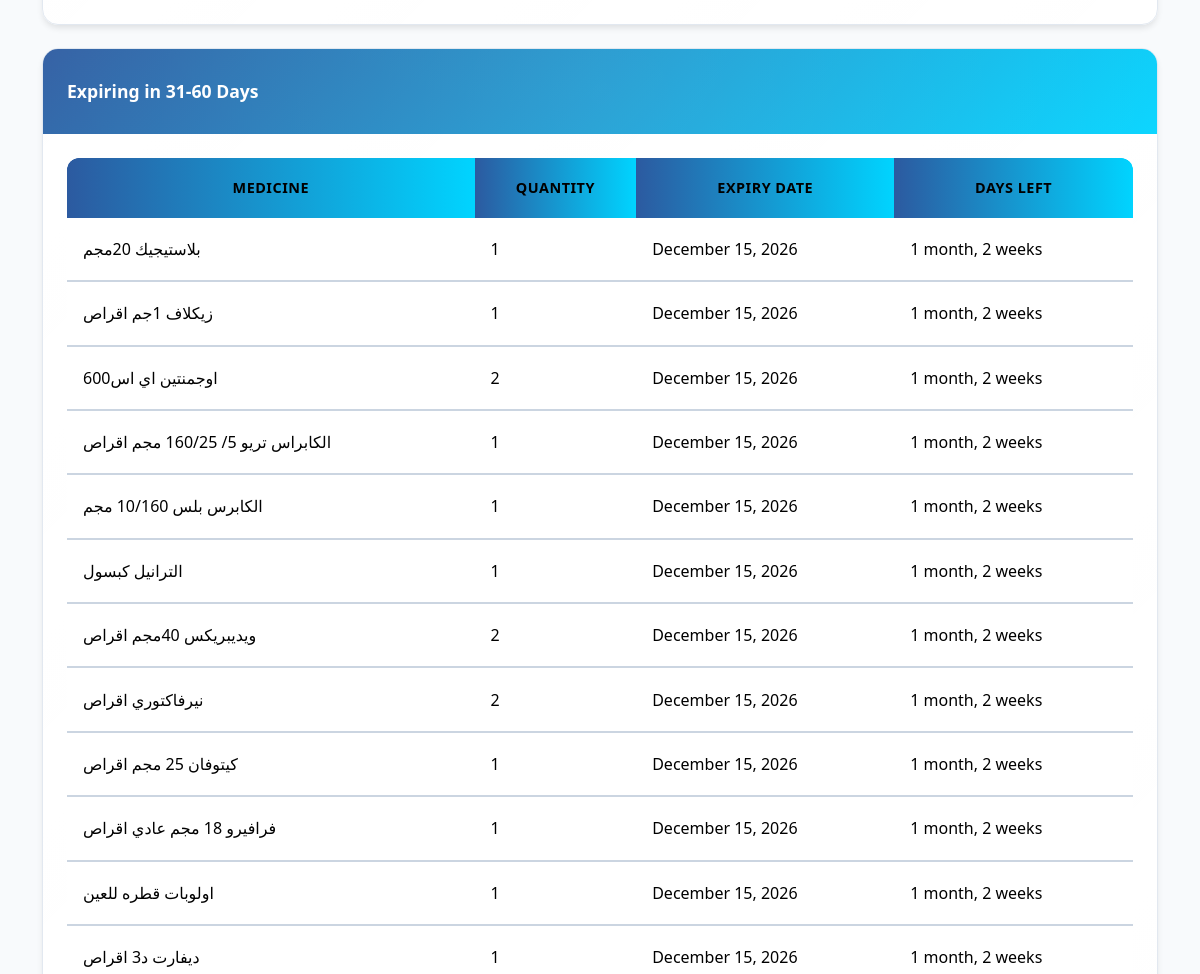
/reports/expiry/ (signed in, middle part), run on an earlier commit of the app's database.
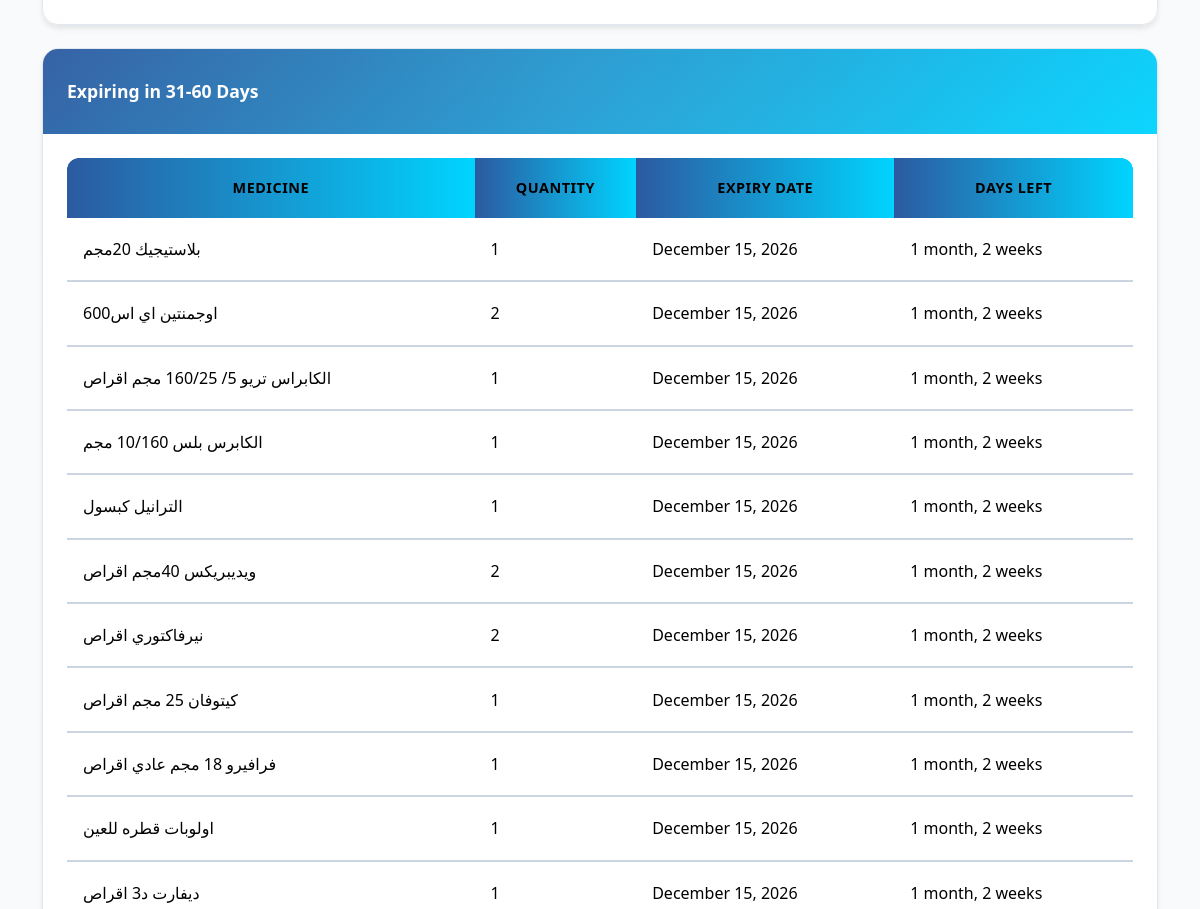
And on a later commit of the database.
### pharmacy/models.py (models this page shows, shortened)
class StockEntry(models.Model):
    medicine = models.ForeignKey(Medicine, on_delete=models.CASCADE, related_name='stock_entries')
    quantity = models.IntegerField()
    strips_remaining = models.IntegerField(null=True, blank=True, help_text="Actual strips remaining in this entry")
    expiration_date = models.DateField(null=False, blank=False)
    created_at = models.DateTimeField(auto_now_add=True)
    class Meta:
        ordering = ['expiration_date']
        constraints = [
            models.UniqueConstraint(fields=['medicine', 'expiration_date'], name='unique_medicine_expiration')
        ]

class Medicine(models.Model):
    CATEGORY_CHOICES = [
        ('OTC', 'Over The Counter'),
        ('PRE', 'Prescription'),
        ('SUP', 'Supplements'),
        ('COS', 'Cosmetics'),
    ]
    name = models.CharField(max_length=200)
    description = models.TextField()
    price = models.DecimalField(max_digits=10, decimal_places=2)
    purchase_price = models.DecimalField(
        max_digits=10,
        decimal_places=2,
        help_text="Cost price of the product"
    )
    stock = models.IntegerField(default=0)
    category = models.CharField(max_length=3, choices=CATEGORY_CHOICES)
    image = models.ImageField(upload_to='medicines/', null=True, blank=True)
    barcode = models.ImageField(upload_to='barcodes/', blank=True)
    barcode_number = models.CharField(max_length=13, unique=True)
    created_at = models.DateTimeField(auto_now_add=True)
    updated_at = models.DateTimeField(auto_now=True)
    is_active = models.BooleanField(default=True)
    reorder_level = models.IntegerField(default=10, help_text="Minimum stock level before reorder")
    strips_per_box = models.PositiveIntegerField(
        default=1,
        help_text="Number of strips per box"
    )
    can_sell_strips = models.BooleanField(
        default=True,
        help_text="Allow selling individual strips"
    )
    strip_price = models.DecimalField(
        max_digits=10,
        decimal_places=2,
        null=True,
        blank=True,
        help_text="Price per strip (optional - if not set, will be calculated from box price)"
    )
    class Meta:
        ordering = ['name']

### pharmacy/views.py (the view)
# urls.py: path('expiry/', views.expiry_report, name='expiry_report'),
def expiry_report(request):
    today = timezone.now().date()
    active_stock_entries = StockEntry.objects.filter(quantity__gt=0).select_related('medicine')
    expiring_30 = active_stock_entries.filter(
        expiration_date__range=[today, today + timezone.timedelta(days=30)]
    )
    expiring_60 = active_stock_entries.filter(
        expiration_date__range=[
            today + timezone.timedelta(days=31),
            today + timezone.timedelta(days=60)
        ]
    )
    expiring_90 = active_stock_entries.filter(
        expiration_date__range=[
            today + timezone.timedelta(days=61),
            today + timezone.timedelta(days=90)
        ]
    )
    expired = active_stock_entries.filter(
        expiration_date__lt=today
    )
    context = {
        'expiring_30': expiring_30,
        'expiring_60': expiring_60,
        'expiring_90': expiring_90,
        'expired': expired,
    }
    return render(request, 'pharmacy/reports/expiry_report.html', context)

### pharmacy/context_processors.py (called while the page is built)
def guest_contact(request):
    return {'whatsapp_number': settings.WHATSAPP_NUMBER}

### code backup/pharmacy/templates/pharmacy/reports/expiry_report.html (shortened to what this page needs)
{% extends 'pharmacy/base.html' %}
{% block content %}
<div class="container mt-4">
    <div class="card mb-4">
        <div class="card-body">
        </div>
    </div>
    <div class="card">
        <div class="card-header bg-info text-white">
            <h5 class="mb-0">Expiring in 31-60 Days</h5>
        </div>
        <div class="card-body">
            <div class="table-responsive">
                <table class="table">
                    <thead>
                        <tr>
                            <th>Medicine</th>
                            <th>Quantity</th>
                            <th>Expiry Date</th>
                            <th>Days Left</th>
                        </tr>
                    </thead>
                    <tbody>
                        {% for entry in expiring_60 %}
                        <tr>
                            <td>{{ entry.medicine.name }}</td>
                            <td>{{ entry.quantity }}</td>
                            <td>{{ entry.expiration_date|date:"F d, Y" }}</td>
                            <td>{{ entry.expiration_date|timeuntil }}</td>
                        </tr>
                        {% empty %}
                        <tr>
                            <td colspan="4" class="text-center">No items expiring in 31-60 days</td>
                        </tr>
                        {% endfor %}
                    </tbody>
                </table>
            </div>
        </div>
    </div>
</div>
{% endblock %}

### code backup/pharmacy/templates/pharmacy/base.html (shortened to what this page needs)
{% load static %}
<!DOCTYPE html>
<html lang="en">
<head>
    <link href="https://cdn.jsdelivr.net/npm/bootstrap@5.3.2/dist/css/bootstrap.min.css" rel="stylesheet">
    <link href="https://cdnjs.cloudflare.com/ajax/libs/font-awesome/6.0.0/css/all.min.css" rel="stylesheet">
    <link href="{% static 'pharmacy/css/style.css' %}" rel="stylesheet">
    <link rel="stylesheet" href="https://cdnjs.cloudflare.com/ajax/libs/font-awesome/5.15.4/css/all.min.css">
    <link href="https://cdn.jsdelivr.net/npm/select2@4.1.0-rc.0/dist/css/select2.min.css" rel="stylesheet" />
</head>
<body>
    <div class="main-container">
        {% block content %}
        {% endblock %}
    </div>
</body>
</html>

### pharmacy/static/pharmacy/css/style.css (style rules this page uses)
:root { --primary-color: #1e3a5f; --primary-light: #2c5aa0; --primary-dark: #0f1e3c; --secondary-color: #00d4ff; --accent-color: #00f0ff; --neon-pink: #ff006e; --neon-purple: #8338ec; --neon-cyan: #00f5ff; --success-color: #10b981; --success-light: #34d399; --warning-color: #f59e0b; --warning-light: #fbbf24; --danger-color: #ef4444; --danger-light: #f87171; --info-color: #0ea5e9; --dark-bg: #0f172a; --light-bg: #f8fafc; --darker-bg: #06111f; --glass-bg: rgba(255, 255, 255, 0.7); --glass-dark-bg: rgba(30, 58, 95, 0.1); --text-primary: #1e293b; --text-secondary: #64748b; --text-light: #94a3b8; --border-color: #e2e8f0; --border-light: #cbd5e1; --border-dark: #1e293b; --shadow-sm: 0 1px 2px 0 rgba(0, 0, 0, 0.05); --shadow-md: 0 4px 6px -1px rgba(0, 0, 0, 0.1); --shadow-lg: 0 10px 15px -3px rgba(0, 0, 0, 0.1); --shadow-xl: 0 20px 25px -5px rgba(0, 0, 0, 0.1); --shadow-2xl: 0 25px 50px -12px rgba(0, 0, 0, 0.25); --shadow-glow: 0 0 30px rgba(0, 212, 255, 0.3); --shadow-glow-strong: 0 0 50px rgba(0, 212, 255, 0.5); --transition-fast: 0.15s cubic-bezier(0.4, 0, 0.2, 1); --transition-base: 0.3s cubic-bezier(0.4, 0, 0.2, 1); --transition-slow: 0.5s cubic-bezier(0.4, 0, 0.2, 1); --transition-slowest: 0.8s cubic-bezier(0.4, 0, 0.2, 1); --glass-blur: blur(10px); --glass-blur-strong: blur(20px); }
html, body { overflow-x: hidden; width: 100%; margin: 0; padding: 0; font-family: 'Segoe UI', -apple-system, BlinkMacSystemFont, 'Helvetica Neue', sans-serif; background-color: var(--light-bg); color: var(--text-primary); }
* { box-sizing: border-box; }
.main-container { min-height: calc(100vh - 100px); padding: 2rem 1rem; }
.card { border: 1px solid var(--border-color); border-radius: 16px; box-shadow: var(--shadow-md); transition: all var(--transition-base); background: linear-gradient(135deg, rgba(255, 255, 255, 0.95), rgba(255, 255, 255, 0.9)); backdrop-filter: var(--glass-blur); overflow: hidden; animation: slideUp 0.4s ease-out; position: relative; }
.card::before { content: ''; position: absolute; top: 0; left: 0; right: 0; height: 1px; background: linear-gradient(to right, transparent, rgba(255, 255, 255, 0.5), transparent); opacity: 0; transition: opacity var(--transition-base); }
.card-header { background: linear-gradient(135deg, var(--primary-light) 0%, var(--secondary-color) 100%); color: white; border: none; padding: 2rem 1.5rem; font-weight: 700; position: relative; overflow: hidden; }
.card-header::after { content: ''; position: absolute; top: -50%; right: -50%; width: 200%; height: 200%; background: radial-gradient(circle, rgba(255, 255, 255, 0.1), transparent); animation: shimmerMove 6s infinite; }
.card-header h5, .card-title { color: white; margin: 0; font-weight: 700; position: relative; z-index: 1; }
.card-body { padding: 1.5rem; }
.table { margin-bottom: 0; border-radius: 12px; overflow: hidden; }
.table thead { background: linear-gradient(90deg, var(--primary-light) 0%, var(--secondary-color) 100%); color: white; }
.table th { border: none; padding: 1.2rem 1rem; font-weight: 700; text-align: center; text-transform: uppercase; letter-spacing: 0.5px; font-size: 0.9rem; background: linear-gradient(90deg, var(--primary-light) 0%, var(--secondary-color) 100%); }
.table th:first-child { border-radius: 12px 0 0 0; }
.table th:last-child { border-radius: 0 12px 0 0; }
.table tbody tr { transition: all var(--transition-base); background: linear-gradient(to right, transparent, transparent); }
html { scroll-behavior: smooth; }
* { transition: background-color var(--transition-fast), border-color var(--transition-fast); }
h5 { font-size: 1.1rem; font-weight: 700; margin-bottom: 0.6rem; }

What changed in the data, as far as the page shows it:
no longer on this page (row edited): StockEntry: medicine.name "زيكلاف 1جم اقراص", quantity "1", expiration_date "December 15, 2026", expiration_date "1 month, 2 weeks"
